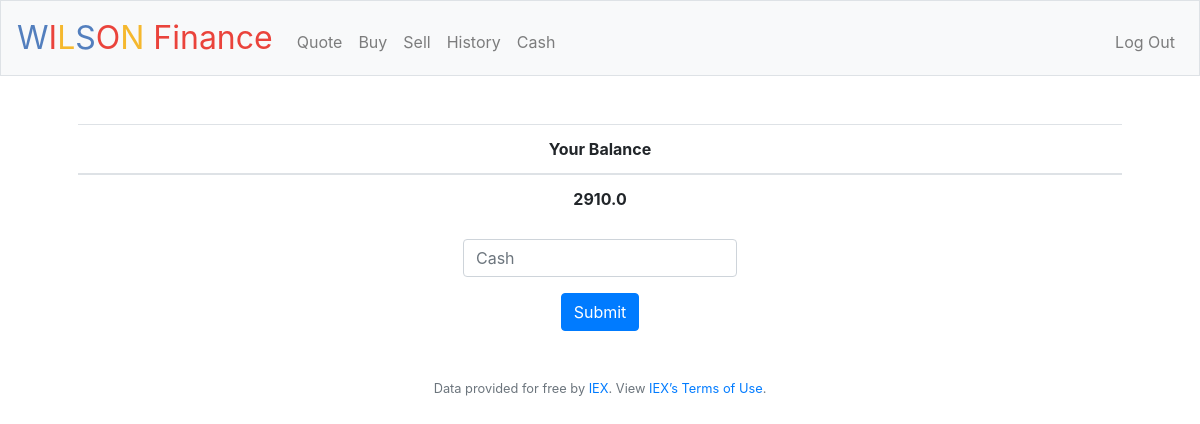
The page /cash (signed in) on the database as committed earlier.
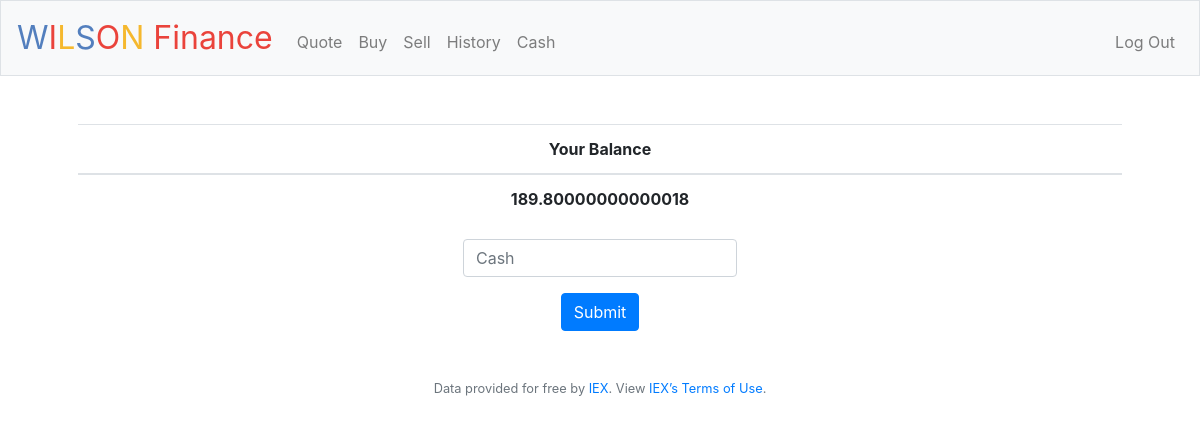
The same page on the database as committed later.
### tables this page shows
CREATE TABLE users (id INTEGER, username TEXT NOT NULL, hash TEXT NOT NULL, cash NUMERIC NOT NULL DEFAULT 10000.00, PRIMARY KEY(id));

### application.py (the view)
@app.route("/cash", methods=["GET", "POST"])
@login_required
def cash():
    cash = db.execute("SELECT cash FROM users WHERE id = ?", session["user_id"])
    cashValue = float(cash[0]["cash"])
    if request.method == "POST":
        newCash = int(request.form.get("newcash"))
        balance = cashValue + newcash
        newBalance = db.execute("UPDATE users SET cash = ? WHERE id = ?", balance, session["user_id"])
        return render_template("cash2.html", balance=balance, cashValue=cashValue, newCash=newCash)
    return render_template("cash.html", cashValue=cashValue)

### application.py (called while the page is built)
@app.after_request
def after_request(response):
    response.headers["Cache-Control"] = "no-cache, no-store, must-revalidate"
    response.headers["Expires"] = 0
    response.headers["Pragma"] = "no-cache"
    return response

### helpers.py (called while the page is built)
def login_required(f):
    @wraps(f)
    def decorated_function(*args, **kwargs):
        if session.get("user_id") is None:
            return redirect("/login")
        return f(*args, **kwargs)
    return decorated_function

### templates/cash.html (shortened to what this page needs)
{% extends "layout.html" %}
{% block main %}
    <table class="table">
        <tr>
          <th scope="col">Your Balance</th>
        </tr>
      <tbody>
        <tr>
          <th scope="row">{{ cashValue }}</th>
        </tr>
      </tbody>
    </table>
    <form action="/buy" method="post">
        <div class="form-group">
            <input autocomplete="off" autofocus class="form-control" name="newCash" placeholder="Cash" type="text">
        </div>
        <button class="btn btn-primary" type="submit">Submit</button>
    </form>
{% endblock %}

### templates/layout.html (shortened to what this page needs)
<!DOCTYPE html>
<html lang="en">
    <head>
        <link rel="stylesheet" href="https://cdn.jsdelivr.net/npm/bootstrap@4.5.3/dist/css/bootstrap.min.css">
        <link href="/static/styles.css" rel="stylesheet">
    </head>
    <body>
        <nav class="navbar navbar-expand-md navbar-light bg-light border">
            <a class="navbar-brand" href="/"><span class="blue">W</span><span class="red">I</span><span class="yellow">L</span><span class="blue">S</span><span class="red">O</span><span class="yellow">N</span> <span class="red">Finance</span></a>
            <div class="collapse navbar-collapse" id="navbar">
                {% if session.user_id %}
                    <ul class="navbar-nav mr-auto mt-2">
                        <li class="nav-item"><a class="nav-link" href="/quote">Quote</a></li>
                        <li class="nav-item"><a class="nav-link" href="/buy">Buy</a></li>
                        <li class="nav-item"><a class="nav-link" href="/sell">Sell</a></li>
                        <li class="nav-item"><a class="nav-link" href="/history">History</a></li>
                        <li class="nav-item"><a class="nav-link" href="/cash">Cash</a></li>
                    </ul>
                    <ul class="navbar-nav ml-auto mt-2">
                        <li class="nav-item"><a class="nav-link" href="/logout">Log Out</a></li>
                    </ul>
                {% else %}
                    <ul class="navbar-nav ml-auto mt-2">
                        <li class="nav-item"><a class="nav-link" href="/register">Register</a></li>
                        <li class="nav-item"><a class="nav-link" href="/login">Log In</a></li>
                    </ul>
                {% endif %}
            </div>
        </nav>
        <main class="container p-5">
            {% block main %}{% endblock %}
        </main>
        <footer class="small text-center text-muted">
            Data provided for free by <a href="https://iextrading.com/developer">IEX</a>. View <a href="https://iextrading.com/api-exhibit-a/">IEX’s Terms of Use</a>.
        </footer>
    </body>
</html>

### static/styles.css (style rules this page uses)
nav .navbar-brand { font-size: xx-large; }
nav .navbar-brand .blue { color: #537fbe; }
nav .navbar-brand .red { color: #ea433b; }
nav .navbar-brand .yellow { color: #f5b82e; }
main .form-control { display: inline-block; width: auto; }
main { overflow-x: auto; text-align: center; }

Rows that differ between the two databases and show on the page:
now on this page (row edited): users: cash "189.80000000000018"
Other text that changed with them:
{{ cashValue }}: "2910.0" → (not shown)
